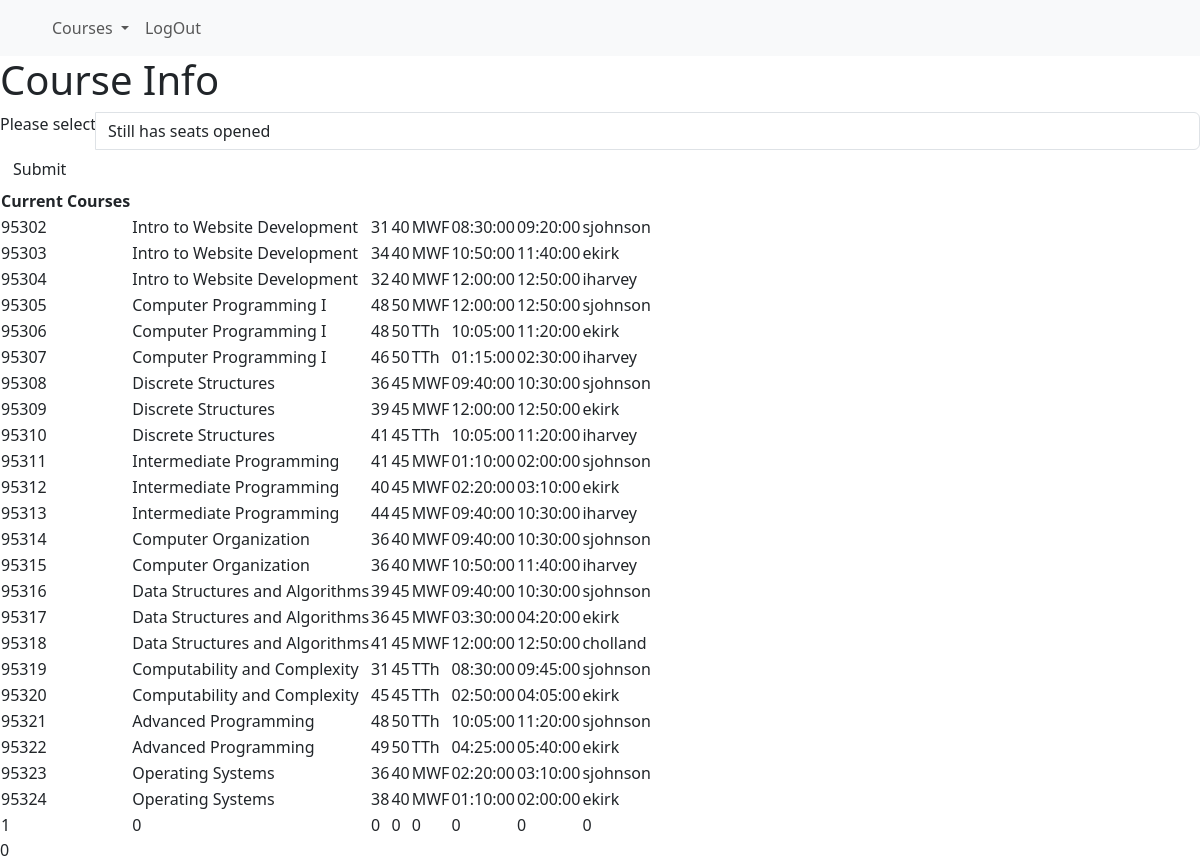
The app's page /studentCourseINFO, older data.
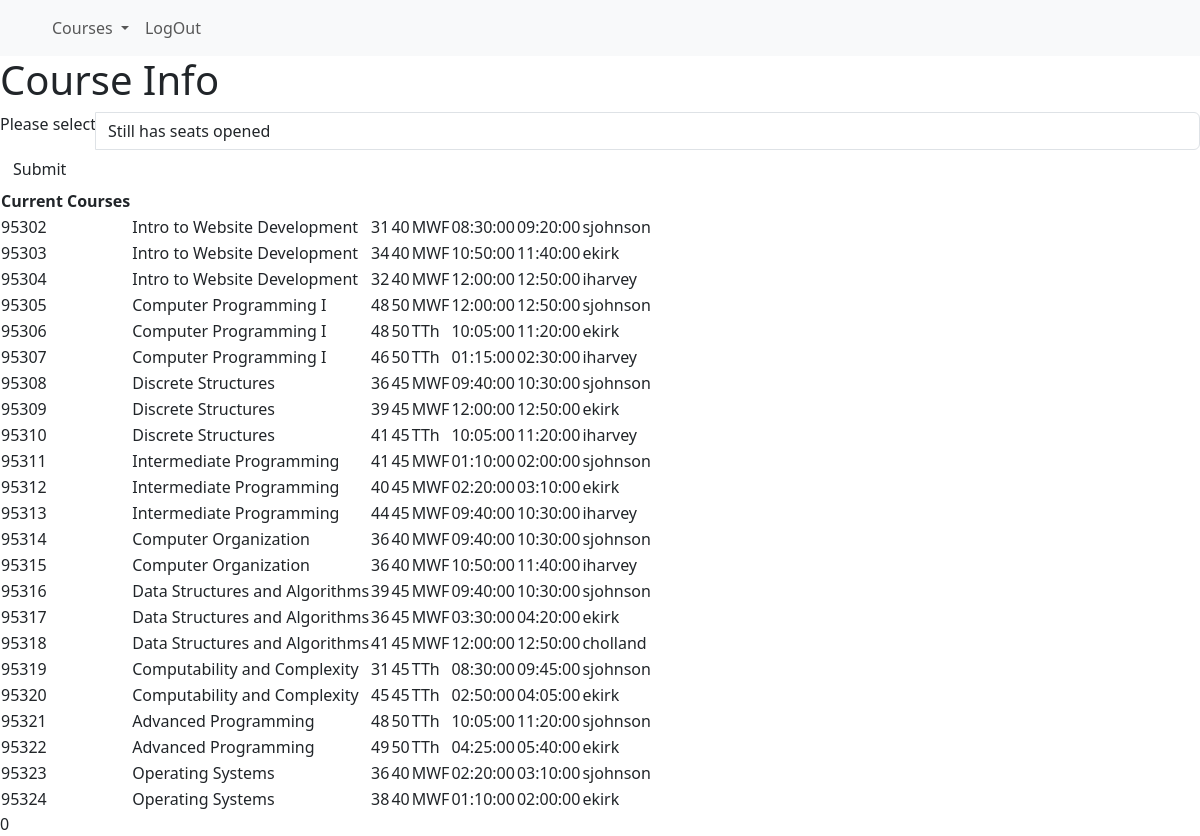
The same page, newer data.
### Flask.py (models this page shows, shortened)
class courses(db.Model):
    CRN=db.Column(db.String(200),primary_key=True,unique=True)
    classCode=db.Column(db.String(200),nullable=False)
    maxEnrollment=db.Column(db.Integer,nullable=False)
    enrollment=db.Column(db.Integer,nullable=False)
    courseTitle=db.Column(db.String(200),nullable=True)
    courseSection=db.Column(db.String(200),nullable=True)
    weekDays=db.Column(db.String(200),nullable=True)
    startTime=db.Column(db.String(200),nullable=True)
    endTime=db.Column(db.String(200),nullable=True)
    profid=db.Column(db.String(200),nullable=True)

### Flask.py (the view)
@app.route("/studentCourseINFO",methods=['POST','GET'])
def studentCourseINFO():
     if (request.method=="POST"):
        content=request.form.get("lstAnswer")
        if(content=="1"):
                    classes= db.session.query(people.netid,courses.profid,courses.courseTitle,courses.maxEnrollment,courses.enrollment,courses.weekDays,courses.startTime,courses.endTime,courses.CRN).join(courses, courses.profid == people.netid, isouter=False).filter(people.rating>3).all()
        elif(content=="2"):
                    classes= db.session.query(people.netid,courses.profid,courses.courseTitle,courses.maxEnrollment,courses.enrollment,courses.weekDays,courses.startTime,courses.endTime,courses.CRN).join(courses, courses.profid == people.netid, isouter=False).filter(people.rating>3.5).all()
        elif(content=="3"):
                    classes= db.session.query(people.netid,courses.profid,courses.courseTitle,courses.maxEnrollment,courses.enrollment,courses.weekDays,courses.startTime,courses.endTime,courses.CRN).join(courses, courses.profid == people.netid, isouter=False).filter(people.rating>4).all()
        elif(content=="4"):
                    classes= db.session.query(people.netid,courses.profid,courses.courseTitle,courses.maxEnrollment,courses.enrollment,courses.weekDays,courses.startTime,courses.endTime,courses.CRN).join(courses, courses.profid == people.netid, isouter=False).filter(people.rating>4.5).all()
        elif(content=="5"):
            classes = courses.query.filter(courses.weekDays == 'MWF')
        elif(content=="6"):
            classes = courses.query.filter(courses.weekDays == 'TTh')
        elif(content=="7"):
            classes = courses.query.filter(courses.maxEnrollment > courses.enrollment)
        return render_template("studentCourseINFO.html",classes=classes,content=content)
     else:
        classes = courses.query.all()
        content=0
        return render_template("studentCourseINFO.html",classes=classes,content=content)

### templates/studentCourseINFO.html (shortened to what this page needs)
{% extends "basisStudent.html"%}
{%block name%}Course Info{%endblock%}
{%block content%}
<form class="form-inline" action="#" method="POST">
  <div class="form-group">
    <div class="input-group">
        <span class="input-group-addon">Please select</span>
            <select name="lstAnswer" class="selectpicker form-control">
              <option value="7">Still has seats opened</option>
            </select>
    </div>
    <button type="submit" class="btn btn-default">Submit</button>
  </div>
</form>
<table>
    <tr>
        <th>Current Courses</th>
    </tr>
    {% for i in classes %}
        <tr>
            <td>{{ i.CRN }}</td>
            <td>{{ i.courseTitle }}</td>
            <td>{{ i.enrollment }}</td>
            <td>{{ i.maxEnrollment }}</td>
            <td>{{ i.weekDays }}</td>
            <td>{{ i.startTime }}</td>
            <td>{{ i.endTime }}</td>
            <td>{{ i.profid }}</td>
        </tr>
        {% endfor %}
</table>
{{content}}
{%endblock%}

### templates/basisStudent.html (shortened to what this page needs)
<!doctype html>
<html lang="en">
  <head>
    <link href="https://cdn.jsdelivr.net/npm/bootstrap@5.3.2/dist/css/bootstrap.min.css" rel="stylesheet">
  </head>
  <body>
    <nav class="navbar navbar-expand-lg bg-body-tertiary">
        <div class="container-fluid">
          <div class="collapse navbar-collapse" id="navbarNavDropdown">
            <ul class="navbar-nav">
              <li class="nav-item">
                <a class="nav-link active" aria-current="page" href="#"></a>
                <li class="nav-item dropdown">
                  <a class="nav-link dropdown-toggle" href="#" role="button" data-bs-toggle="dropdown" aria-expanded="false">
                    Courses
                  </a>
                </li>
                <li class="nav-item">
                  <a class="nav-link" href="{{ url_for('login') }}">LogOut</a>
                </li>
            </ul>
          </div>
        </div>
      </nav>
    <h1{{content}}></h1>
   <h1> {%block name%}{%endblock%}</h1>
    {%block content%}{%endblock%}
</body>
</html>

Row changes from the older to the newer data that the page shows:
removed courses: CRN "1", courseTitle "0", enrollment "0", maxEnrollment "0", weekDays "0", startTime "0", endTime "0", profid "0"
